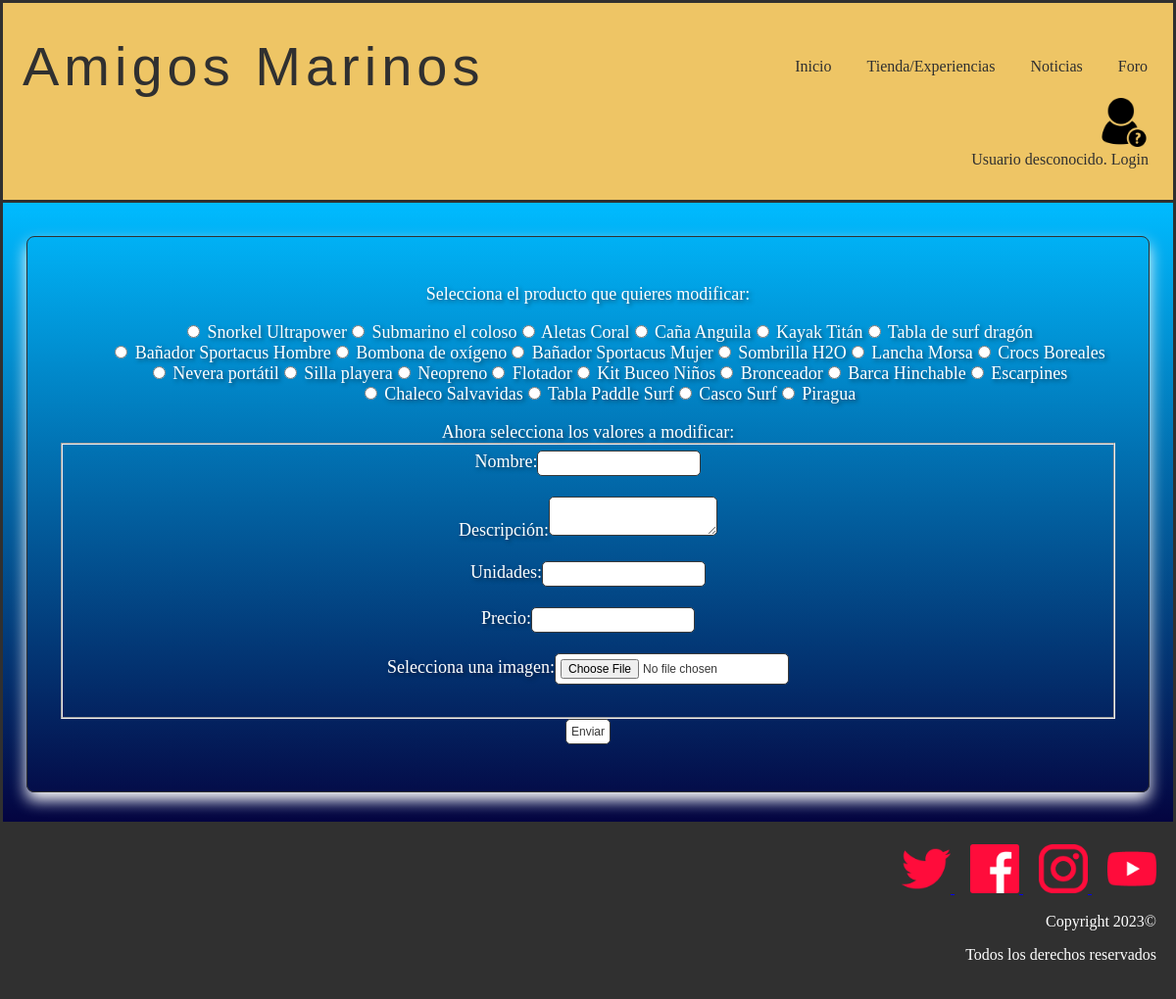
Page /modificarProducto.php on the earlier database version.
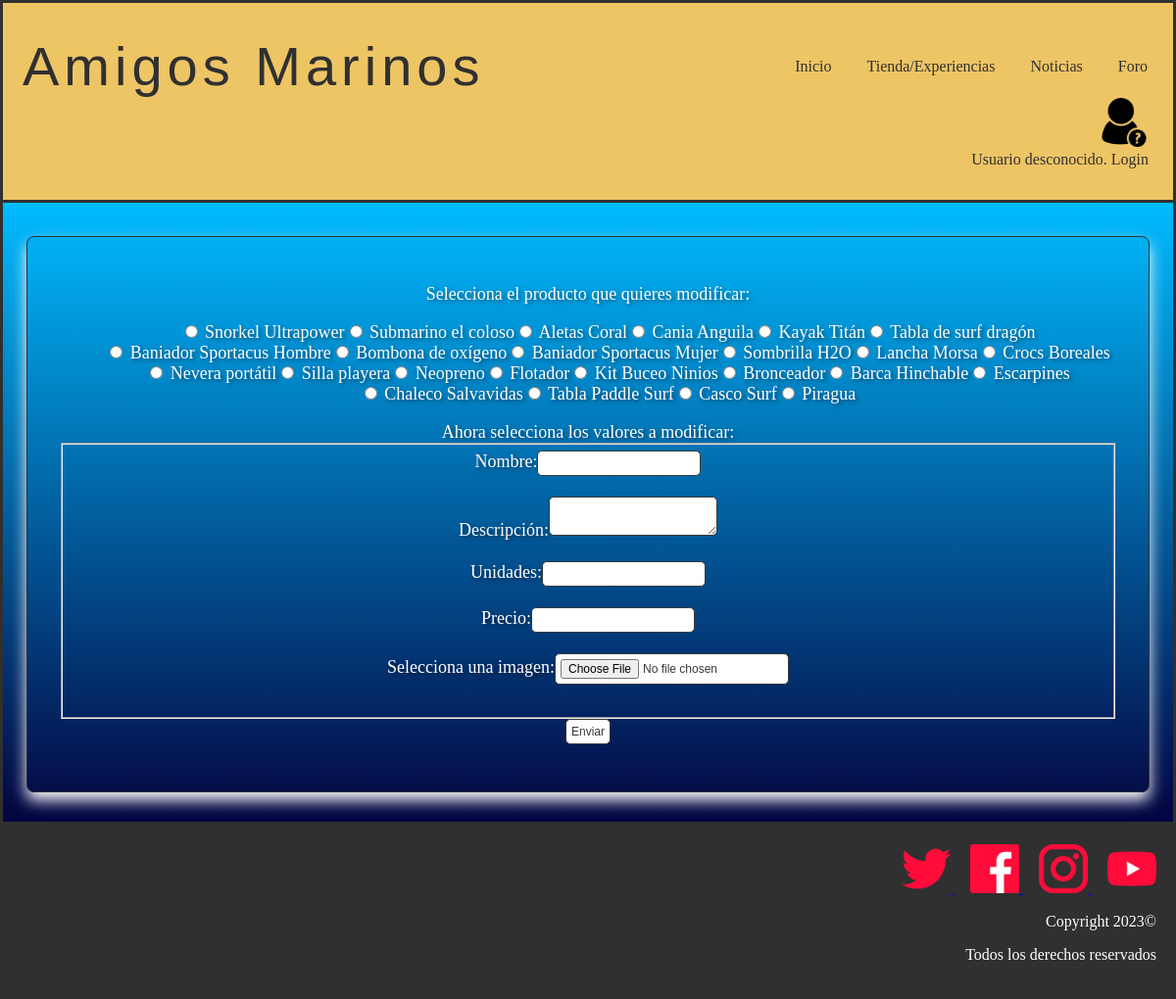
Same page on the later database version.
### tables this page shows
CREATE TABLE IF NOT EXISTS `producto` (
  `nombre` varchar(25) NOT NULL,
  `id` int(11) NOT NULL AUTO_INCREMENT,
  `descripcion` text NOT NULL,
  `unidades` int(11) NOT NULL,
  `precio` float NOT NULL,
  `imagen` varchar(50) NOT NULL,
  PRIMARY KEY (`id`)
);

### includes/producto.php (called while the page is built, shortened)
<?php
class Producto {
    private $nombre;
    private $id;
    private $descripcion;
    private $unidades;
    private $precio;
    private $urlImagen;
    private function __construct($id = NULL , $descripcion, $unidades, $precio, $urlImagen, $nombre)
    {
        $this->id = $id;
        $this->descripcion = $descripcion;
        $this->unidades = $unidades;
        $this->nombre = $nombre;
        $this->precio = $precio;
        $this->urlImagen = $urlImagen;
    }
    public static function cargarProductos(){
        $productos = [];
        $conn = Aplicacion::getInstance()->getConexionBd();
        $query = "SELECT * FROM producto";
        $resultado = mysqli_query($conn, $query);
        if(mysqli_num_rows($resultado) > 0){
            $i = 0;
            while($fila = $resultado->fetch_assoc()){
                $productos[$i] = new Producto($fila["id"], $fila["descripcion"], $fila["unidades"], $fila["precio"], $fila["imagen"], $fila["nombre"]);
                $i++;
            }
            return $productos;
        }
        else{
            return false;
        }
    }
    public function getId()
    {
        return $this->id;
    }
    public function getNombre()
    {
        return $this->nombre;
    }
    public function getDescripcion(){
        return $this->descripcion;
    }
    public function getImagen(){
        return $this->urlImagen;
    }
    public function getPrecio(){
        return $this->precio;
    }
    public function getUnidades(){
        return $this->unidades;
    }
}
?>

### modificarProducto.php (the view, shortened to what this page needs)
<?php
    require_once __DIR__.'/includes/Producto.php';
?>
<!DOCTYPE html>
<html>
    <head>
        <link href= "./css/style.css" rel="stylesheet" type="text/css">
    </head>
    <body>
            <?php
                require ('./includes/comun/cabecera.php');
            ?>
            <main>
            <div class="container">
                <div class="productos">
                        <?php
                            $productos = Producto::cargarProductos();
                            if(empty($productos)){
                                echo '<h2>No hay productos en la tienda</h2>';
                            }
                            else{
                                echo '<form action="validarEdicion.php?es=producto" method="post" enctype="multipart/form-data">';
                                echo '<label>Selecciona el producto que quieres modificar:</label>';
                                echo '<ul class="modificarProductos">';
                                foreach($productos as $p){
                                    $id = $p->getId();
                                    $nombre = $p->getNombre();
                                    $descripcion = $p->getDescripcion();
                                    $unidades = $p->getUnidades();
                                    $precio = $p->getPrecio();
                                    $imagen = $p->getImagen();
                                    echo "<li><input type='radio' name='producto' value='". $id ."' data-nombre='". $nombre ."' data-descripcion='". $descripcion ."' data-unidades='". $unidades ."' data-precio='". $precio ."' data-imagen='". $imagen ."'> ". $nombre ."</li>";
                                }
                                echo '</ul>';
                                echo '<label>Ahora selecciona los valores a modificar: </label>';
                                echo '<fieldset>';
                                echo '<label for="nombre">Nombre:</label>';
                                echo '<input type="text" name="nombre" id="nombre"><br><br>';
                                echo '<label for="descripcion">Descripción:</label>';
                                echo '<textarea name="descripcion" id="descripcion"></textarea><br><br>';
                                echo '<label for="unidades">Unidades:</label>';
                                echo '<input type="number" name="unidades" id="unidades" min="0"><br><br>';
                                echo '<label for="precio">Precio:</label>';
                                echo '<input type="number"  inputmode="decimal" name="precio" id="precio" step="0.01" min="0"><br><br>';
                                echo '<label for="imagen">Selecciona una imagen:</label>';
                                echo '<input type="file" name="imagen" id="imagen"><br><br>';
                                echo '</fieldset>';
                                echo '<input type="submit" value="Enviar">';
                                echo '</form>';
                            }
                        ?>
                </div>
            </div>
        <?php
            require('./includes/comun/pie.php');
        ?>
        </main>
    </body>
</html>

### includes/comun/cabecera.php (shortened to what this page needs)
<?php
function reconocerUsuario() {
  if (isset($_SESSION["login"]) && ($_SESSION["login"]===true)){
    $rol =rol::getRolByNumero($_SESSION['rol']);
    echo'Rol: '.$rol->getNombre();
    $level=level::getLevel($_SESSION["puntos"]);
    if($level->getNumero() == level::cangrejo){
      echo '<form method="post" action="micuenta.php">
      <input type="image" src="./img/cangrejo.jpg" name="boton" width="50" alt="Botón icono cangrejo"  height="50" />
      </form>';
      echo 'Bienvenido ' . $_SESSION['nombre'] . '! ';
      echo '<a href="logout.php">(salir)</a>';
    }
    else if($level->getNumero() == level::delfin){
      echo '<form method="post" action="micuenta.php">
      <input type="image" src="./img/delfin.jpg" name="boton" width="50" alt="Botón icono delfin"  height="50" />
      </form>';
      echo 'Bienvenido ' . $_SESSION['nombre'] . '! ';
      echo '<a href="logout.php">(salir)</a>';
    }
    else if($level->getNumero() == level::megalodon){
      echo '<form method="post" action="micuenta.php">
      <input type="image" src="./img/tiburon.jpg" name="boton" width="50" alt="Botón icono tiburon"  height="50" />
      </form>';
      echo 'Bienvenido ' . $_SESSION['nombre'] . '! ';
      echo '<a href="logout.php">(salir)</a>';
    }
    else if($level->getNumero() == level::poseidon){
      echo '<form method="post" action="micuenta.php">
      <input type="image" src="./img/poseidon.jpg" name="boton" width="50" alt="Botón icono poseidon"  height="50" />
      </form>';
      echo 'Bienvenido ' . $_SESSION['nombre'] . '! ';
      echo '<a href="logout.php">(salir)</a>';
    }
  } else {
    echo '<form method="post" action="login.php">
    <input type="image" src="./img/usuariodesconocido.jpg" name="boton" width="50" alt="Botón para ir a login"  height="50" />
    </form>';
    echo 'Usuario desconocido. ';
    echo '<a href="login.php">Login </a>';
  }
}
?>
<header class ="header">
  <div class="cont logo-nav-cont" >
    <a class="logo">Amigos Marinos</a>
    <nav class="navigation">
          <ul>
            <li><a href="index.php ">Inicio</a></li>
            <li><a href="tienda.php">Tienda/Experiencias</a></li>
            <li><a href="noticias.php">Noticias</a></li>
            <li><a href="foro.php">Foro</a></li>
      </nav>
    </div>
		<div class="login" >
		 <?php
		reconocerUsuario();
		?>
		</div>
</header>

### includes/comun/pie.php (shortened to what this page needs)
<footer>
<div id="footer">
    <div id="menuFooter">
        <div id="redes-sociales">
            <div class="ops-v">
                <a href="https://media.biobiochile.cl/wp-content/uploads/2019/05/bikini-bottom.jpeg">
                <img src="img/twitter.png" alt="twitter">
                </a>
                <a href="https://www.facebook.com/profile.php?id=100088652318580">
                <img src="img/facebook.png" alt="facebook">
                </a>
                <a href="https://www.instagram.com/amigosmarinos_oficial/?next=%2Famigosmarinos_oficial%2F">
                <img src="img/instagram.png" alt="instagram">
                </a>
                <a href="https://www.youtube.com/watch?v=_Q5YWM2I9_U&t=5889s&ab_channel=M%C3%BAsicadelMundo">
                <img src="img/youtube.png" alt="youtube">
                </a>
            </div>
        </div>
        <div id="copyright">
            <p>Copyright 2023©</p>
            <p>Todos los derechos reservados</p>
        </div>
    </div>
</div>
</footer>

### css/style.css (style rules this page uses)
body { color: white; background-color: white; text-align: center; margin: auto; }
.container { background-image: linear-gradient(to bottom,#00bbff, #040440); border: 3px solid #303030; padding-top: 10px; padding-bottom: 20px; }
img { width :50px; height :50px; border :5px; }
footer { clear: both; padding: 20px; background-color: #303030; color: white; text-align: right; }
.header { background-color: #eec565; color:#303030; border: 3px solid #303030; border-bottom: none; padding:2rem 0; }
.header a { color:#303030; text-decoration:none; }
.logo { letter-spacing: 5px; font-size: 3.5em; font-family:Impact, Haettenschweiler, 'Arial Narrow Bold', sans-serif; margin-left: 20px; max-width: 100%; max-height: 100%; }
.logo-nav-cont { display: flex; justify-content: space-between; align-items: center; margin-right: 10px; }
.navigation ul { margin: 0; padding: 0; list-style: none; }
.navigation ul li { display:inline-block; }
.navigation ul li a { display: block; padding: 0.5rem 1rem; transition: all 0.4s linear; border-radius: 5px; }
.login { text-align: right; margin-right: 25px; }
.productos { border-radius: .5rem; border: .1rem solid #303030; box-shadow: 0 .5rem 1rem white; margin: 1.5rem; padding: 3rem 2rem; }
input[type="text"], input[type="email"], input::placeholder, input[type="password"],textarea,input[type="number"],input[type="password"] { background-color: transparent; border: none; font-size: 25px; border-bottom: 2px solid #fff; color: #fff; text-align: center; text-shadow: 2px 2px 4px rgba(0, 0, 0, 0.5); }
.modificarProductos li { color:white; list-style: none; text-align: center; font-weight:500; font-size: large; display: inline-block; }
.productos { color:white; text-shadow: 2px 2px 4px rgba(0, 0, 0, 0.5); font-weight:500; font-size: 18px; display: block; margin-bottom: 10px; }
.productos input { border: 1px solid #393939; border-radius: 5px 5px 5px 5px; color: #393939; font-size: 12px; padding: 5px; background: white; cursor: pointer; }
.productos textarea { background: white; border: 1px solid #393939; border-radius: 5px 5px 5px 5px; color: black; font-size: 12px; padding: 5px; cursor: pointer; }
#nombre { text-decoration: underline; }

Differences in the rows shown:
changed producto: nombre "Caña Anguila" → "Cania Anguila"
changed producto: nombre "Bañador Sportacus Hombre" → "Baniador Sportacus Hombre"
changed producto: nombre "Bañador Sportacus Mujer" → "Baniador Sportacus Mujer"
changed producto: nombre "Kit Buceo Niños" → "Kit Buceo Ninios"
